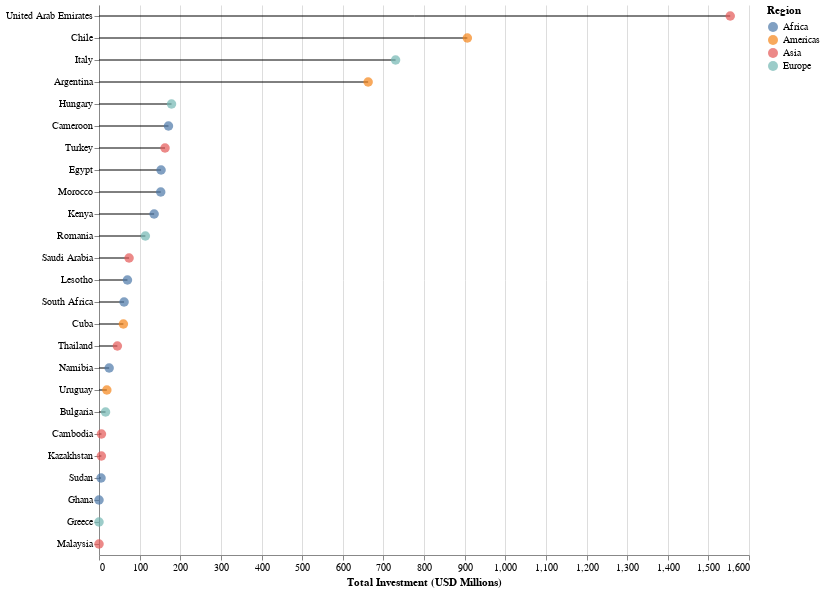

Notebook source saved alongside this figure:
### Code cell
TOP_N = 25
df_top = df_countries.head(TOP_N)

base = alt.Chart(df_top).encode(
    y=alt.Y('country:N', sort='-x', title=None)
)

lines = base.mark_rule().encode(
    x=alt.X('total_investment_musd:Q', title='Total Investment (USD Millions)')
)

points = base.mark_circle(size=90).encode(
    x='total_investment_musd:Q',
    color=alt.Color('region:N', legend=alt.Legend(title='Region')),
    tooltip=[
        'country:N',
        'region:N',
        alt.Tooltip('total_investment_musd:Q', format=',.1f', title='Investment (M USD)')
    ]
)

(lines + points).properties(width=650, height=22 * len(df_top)).configure_view(stroke=None)

### Figure 1 — Vega-Lite specification as saved in the notebook (floating-point values rounded to 4 significant figures)
{"config": {"view": {"continuousWidth": 300, "continuousHeight": 300, "stroke": null}}, "layer": [{"mark": {"type": "rule"}, "encoding": {"x": {"field": "total_investment_musd", "title": "Total Investment (USD Millions)", "type": "quantitative"}, "y": {"field": "country", "sort": "-x", "title": null, "type": "nominal"}}}, {"mark": {"type": "circle", "size": 90}, "encoding": {"color": {"field": "region", "legend": {"title": "Region"}, "type": "nominal"}, "tooltip": [{"field": "country", "type": "nominal"}, {"field": "region", "type": "nominal"}, {"field": "total_investment_musd", "format": ",.1f", "title": "Investment (M USD)", "type": "quantitative"}], "x": {"field": "total_investment_musd", "type": "quantitative"}, "y": {"field": "country", "sort": "-x", "title": null, "type": "nominal"}}}], "data": {"name": "data-de2aa42b493b65f5ca103c0ff5869a18"}, "height": 550, "width": 650, "$schema": "https://vega.github.io/schema/vega-lite/v5.20.1.json", "datasets": {"data-de2aa42b493b65f5ca103c0ff5869a18": [{"country": "United Arab Emirates", "country_iso3c": "ARE", "region": "Asia", "total_investment_musd": 1554.0}, {"country": "Chile", "country_iso3c": "CHL", "region": "Americas", "total_investment_musd": 906.7}, {"country": "Italy", "country_iso3c": "ITA", "region": "Europe", "total_investment_musd": 730.1}, {"country": "Argentina", "country_iso3c": "ARG", "region": "Americas", "total_investment_musd": 662.5}, {"country": "Hungary", "country_iso3c": "HUN", "region": "Europe", "total_investment_musd": 178.6}, {"country": "Cameroon", "country_iso3c": "CMR", "region": "Africa", "total_investment_musd": 171.0}, {"country": "Turkey", "country_iso3c": "TUR", "region": "Asia", "total_investment_musd": 162.5}, {"country": "Egypt", "country_iso3c": "EGY", "region": "Africa", "total_investment_musd": 152.8}, {"country": "Morocco", "country_iso3c": "MAR", "region": "Africa", "total_investment_musd": 151.9}, {"country": "Kenya", "country_iso3c": "KEN", "region": "Africa", "total_investment_musd": 135.7}, {"country": "Romania", "country_iso3c": "ROU", "region": "Europe", "total_investment_musd": 114.1}, {"country": "Saudi Arabia", "country_iso3c": "SAU", "region": "Asia", "total_investment_musd": 74.0}, {"country": "Lesotho", "country_iso3c": "LSO", "region": "Africa", "total_investment_musd": 70.0}, {"country": "South Africa", "country_iso3c": "ZAF", "region": "Africa", "total_investment_musd": 61.72}, {"country": "Cuba", "country_iso3c": "CUB", "region": "Americas", "total_investment_musd": 60.0}, {"country": "Thailand", "country_iso3c": "THA", "region": "Asia", "total_investment_musd": 45.2}, {"country": "Namibia", "country_iso3c": "NAM", "region": "Africa", "total_investment_musd": 25.0}, {"country": "Uruguay", "country_iso3c": "URY", "region": "Americas", "total_investment_musd": 19.3}, {"country": "Bulgaria", "country_iso3c": "BGR", "region": "Europe", "total_investment_musd": 16.1}, {"country": "Cambodia", "country_iso3c": "KHM", "region": "Asia", "total_investment_musd": 6.0}, {"country": "Kazakhstan", "country_iso3c": "KAZ", "region": "Asia", "total_investment_musd": 5.8}, {"country": "Sudan", "country_iso3c": "SDN", "region": "Africa", "total_investment_musd": 5.0}, {"country": "Ghana", "country_iso3c": "GHA", "region": "Africa", "total_investment_musd": 0.0}, {"country": "Greece", "country_iso3c": "GRC", "region": "Europe", "total_investment_musd": 0.0}, {"country": "Malaysia", "country_iso3c": "MYS", "region": "Asia", "total_investment_musd": 0.0}]}}
